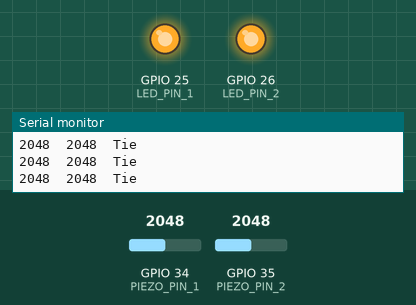
Recording of a program running on a simulated ESP32. On the bench: output pins drawn as LEDs (lit = HIGH), the last lines printed to the serial monitor. Inputs (shaded band) come from the test bench; at power-on: GPIO 34 (PIEZO_PIN_1) = 2048, GPIO 35 (PIEZO_PIN_2) = 2048 (analog values on the 0–4095 scale).

Above: at 1.2 s.
1.3 s: GPIO 34 (PIEZO_PIN_1) set to 2866
At 2.2 s:
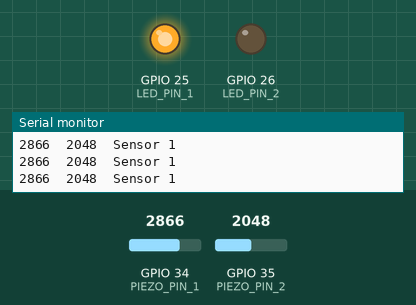
2.9 s: GPIO 35 (PIEZO_PIN_2) set to 3603
At 3.4 s:
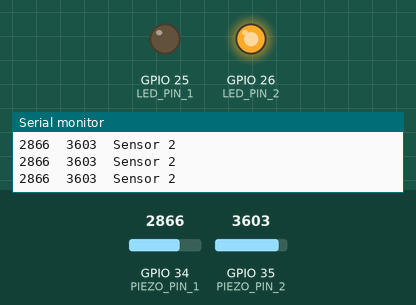
4.5 s: GPIO 35 (PIEZO_PIN_2) set to 2866
At 5.1 s:
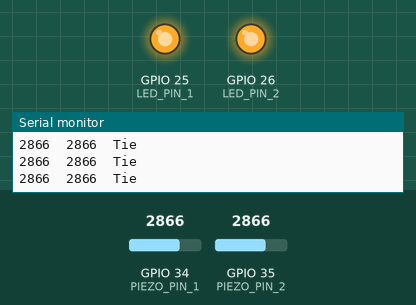
6.0 s: GPIO 35 (PIEZO_PIN_2) set to 2047
At 7.0 s:
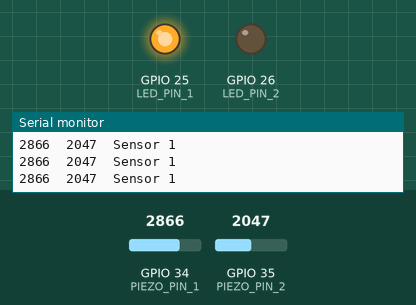
Timing chart, 0 to 8.6 s (numbered marks = the images above; inputs shaded):
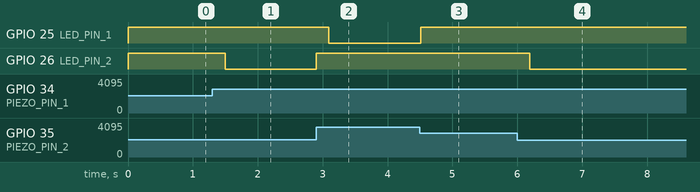

Measured:
- after the input at 1.3 s, GPIO 26 (LED_PIN_2): HIGH → LOW after 0.20 s
- after the input at 2.9 s, GPIO 25 (LED_PIN_1): HIGH → LOW after 0.19 s; GPIO 26 (LED_PIN_2): LOW → HIGH at once
- after the input at 4.5 s, GPIO 25 (LED_PIN_1): LOW → HIGH at once
- after the input at 6.0 s, GPIO 26 (LED_PIN_2): HIGH → LOW after 0.19 s

The program:

main.cpp
```cpp
#include <Arduino.h>

/*
 * Dual Piezoelectric Sensor Comparator with LED Indicator
 * --------------------------------------------------------
 * Reads two analog piezo sensors and lights the corresponding
 * LED for whichever sensor produces the higher signal.
 *
 * Wiring:
 *   Piezo Sensor 1  --> GPIO 34 (ADC1_CH6) via voltage divider
 *   Piezo Sensor 2  --> GPIO 35 (ADC1_CH7) via voltage divider
 *   LED 1 (Sensor 1 wins) --> GPIO 25 via 220Ω resistor to GND
 *   LED 2 (Sensor 2 wins) --> GPIO 26 via 220Ω resistor to GND
 *
 * Note: Piezo sensors can produce voltages above 3.3V under impact.
 *       Use a voltage divider (e.g. 1MΩ + 1MΩ) or a clamping diode
 *       to protect the ESP32 ADC pins. Use ADC1 pins (32–39) only —
 *       ADC2 is unavailable when Wi-Fi is active.
 */

// ── Pin Definitions ────────────────────────────────────────────────────────
const int PIEZO_PIN_1 = 34;   // Analog input – Sensor 1
const int PIEZO_PIN_2 = 35;   // Analog input – Sensor 2
const int LED_PIN_1   = 25;   // LED for Sensor 1
const int LED_PIN_2   = 26;   // LED for Sensor 2

// ── Configuration ──────────────────────────────────────────────────────────
const int   SAMPLE_COUNT    = 8;     // Samples averaged per reading
const int   THRESHOLD       = 10;   // Minimum ADC value to count as a signal
                                     // (0–4095 on ESP32 12-bit ADC)
const int   LED_HOLD_MS     = 200;   // How long the LED stays on (ms)
const int   LOOP_DELAY_MS   = 10;    // Delay between main loop iterations (ms)

// ── State ──────────────────────────────────────────────────────────────────
unsigned long led1OffTime = 0;
unsigned long led2OffTime = 0;

// ── Helper: averaged analog read ───────────────────────────────────────────
int readAveraged(int pin) {
  long sum = 0;
  for (int i = 0; i < SAMPLE_COUNT; i++) {
    sum += analogRead(pin);
    delayMicroseconds(50);  // brief pause between samples
  }
  return (int)(sum / SAMPLE_COUNT);
}

// ── Setup ──────────────────────────────────────────────────────────────────
void setup() {
  Serial.begin(115200);

  pinMode(LED_PIN_1, OUTPUT);
  pinMode(LED_PIN_2, OUTPUT);
  digitalWrite(LED_PIN_1, LOW);
  digitalWrite(LED_PIN_2, LOW);

  // ESP32 ADC resolution: 12-bit (0–4095)
  analogReadResolution(12);
  // Attenuation: 11 dB allows ~0–3.3 V input range
  analogSetAttenuation(ADC_11db);

  Serial.println("Dual Piezo Comparator Ready");
  Serial.println("Sensor1\tSensor2\tWinner");
}

// ── Main Loop ──────────────────────────────────────────────────────────────
void loop() {
  unsigned long now = millis();

  // Read both sensors
  int val1 = readAveraged(PIEZO_PIN_1);
  int val2 = readAveraged(PIEZO_PIN_2);

  // Only act if at least one sensor exceeds the noise threshold
  if (val1 > THRESHOLD || val2 > THRESHOLD) {

    Serial.print(val1);
    Serial.print("\t");
    Serial.print(val2);
    Serial.print("\t");

    if (val1 > val2) {
      // Sensor 1 wins
      digitalWrite(LED_PIN_1, HIGH);
      led1OffTime = now + LED_HOLD_MS;
      Serial.println("Sensor 1");

    } else if (val2 > val1) {
      // Sensor 2 wins
      digitalWrite(LED_PIN_2, HIGH);
      led2OffTime = now + LED_HOLD_MS;
      Serial.println("Sensor 2");

    } else {
      // Tie — light both
      digitalWrite(LED_PIN_1, HIGH);
      digitalWrite(LED_PIN_2, HIGH);
      led1OffTime = now + LED_HOLD_MS;
      led2OffTime = now + LED_HOLD_MS;
      Serial.println("Tie");
    }
  }

  // Non-blocking LED auto-off
  if (now >= led1OffTime) digitalWrite(LED_PIN_1, LOW);
  if (now >= led2OffTime) digitalWrite(LED_PIN_2, LOW);

  delay(LOOP_DELAY_MS);
}
```
